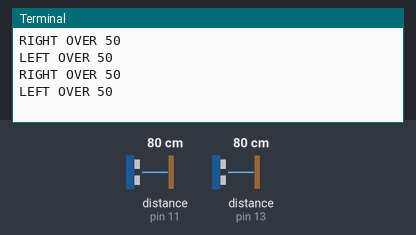
This program was run on a simulated Raspberry Pi (header pin numbers). On the bench: the last lines printed to the terminal. The inputs (shaded band) are chosen by the test bench; at power-on: distance to the obstacle (sensors on pin 11, pin 13) 80 cm. The echo pulse lasts 58.3 µs per cm; the clock reads 2024-03-15 10:24:30 at power-on unless the program sets it.

Above: at 1.2 s.
1.3 s: distance to the obstacle (sensor on pin 11) set to 2 cm
At 1.64 s:
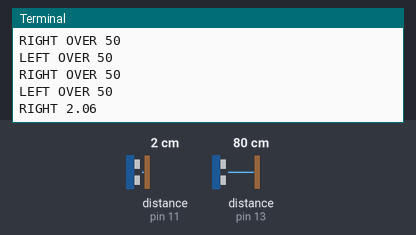
3.6 s: distance to the obstacle (sensor on pin 13) set to 2 cm
At 4.3 s:
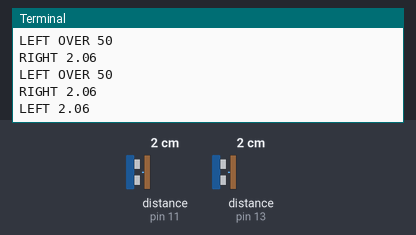
6.0 s: distance to the obstacle (sensor on pin 11) set to 4 cm
At 6.4 s:
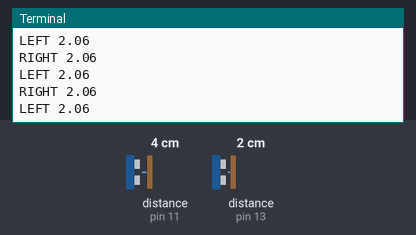
7.5 s: distance to the obstacle (sensor on pin 13) set to 4 cm
At 7.9 s:
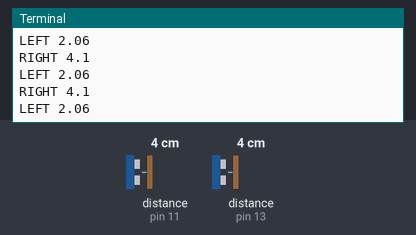

Measured:
- after the input at 1.3 s, the terminal: prints a new line after 0.17 s (image 1)
- after the input at 3.6 s, the terminal: prints a new line after 0.26 s (image 2)

The program:

dual_sensor.py
```python
import RPi.GPIO as g
import time as t
g.setmode(g.BOARD)
g.setwarnings(False)

# trig is the pin on the sensor which will emit a very fast pulse
trig = 7
# echo is the pin which will recieve the pulse from the trig

echo_right = 11
echo_left = 13

g.setup(trig, g.OUT)
g.setup(echo_right, g.IN)
g.setup(echo_left, g.IN)

def distance(trig, echo):
    dis = 0
    start = 0
    end = 0
    g.output(trig, False)
    t.sleep(0.01)
    g.output(trig, True)
    t.sleep(0.00001)
    g.output(trig, False)

    while g.input(echo) == 0:
        start = t.time()

    while g.input(echo) == 1:
        end = t.time()

    duration = end - start
    dis = duration * 17150
    dis = round(dis,2)
    return dis


if __name__=="__main__":
    # so the function is being called, and the time between outputs is 0.01 seconds so it is very
    # fast and quickly showing on the screen. If the distance is less than 5, then the program
    # will print out "Hi" to show that. s

    while True:
        distance_right = distance(trig, echo_right)

        if (distance_right > 50):
            print("RIGHT OVER 50")
        else:
            print("RIGHT %s" % distance_right)

        t.sleep(0.2)

        distance_left = distance(trig, echo_left)

        if (distance_left > 50):
            print("LEFT OVER 50")
        else:
            print("LEFT %s" % distance_left)


        t.sleep(0.5)
```
